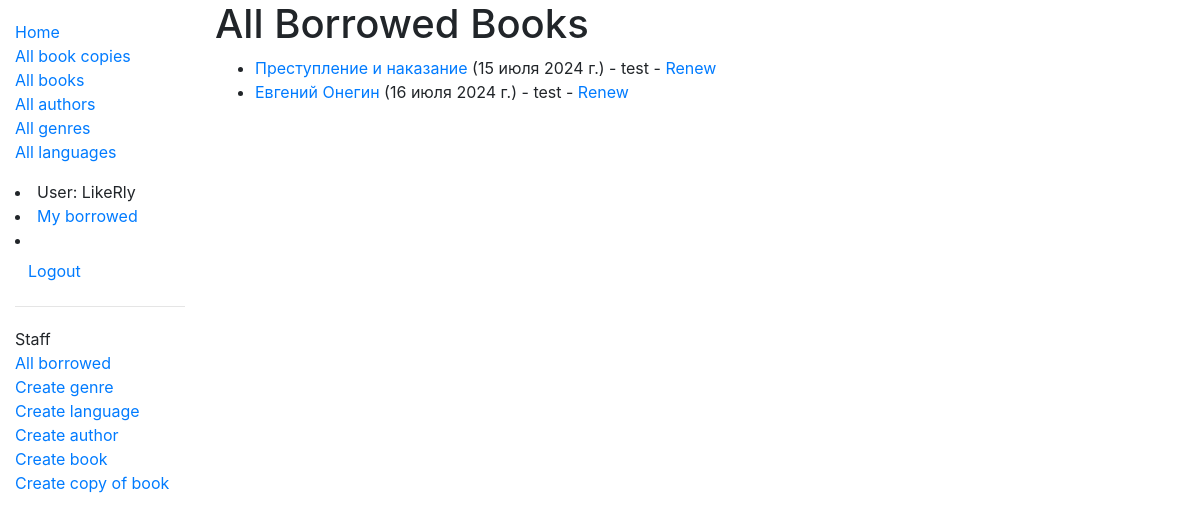
Page /catalog/borrowed/ (signed in) on the committed database.
### catalog/models.py (models this page shows, shortened)
class BookInstance(models.Model):
    id = models.UUIDField(primary_key=True, default=uuid.uuid4, help_text='Уникальный идентификатор этого экземпляра книги в библиотеке.')
    book = models.ForeignKey('Book', verbose_name='Книга', on_delete=models.RESTRICT, null=True)
    imprint = models.CharField('Штамп', max_length=200, help_text='Информация об экземпляре. Например, издательство, переводчик, год, номер экземпляра в библиотеке')
    due_back = models.DateField(verbose_name='Дата возврата', null=True, blank=True, help_text='Дата ожидаемого возврата книги.')
    borrower = models.ForeignKey(User, verbose_name='Читатель', on_delete=models.SET_NULL, null=True, blank=True, help_text='Читатель, арендующий книгу.')
    @property
    def is_overdue(self):
        return bool(self.due_back and date.today() > self.due_back)
    LOAN_STATUS = (
        ('m', 'На оформлении'),
        ('o', 'Выдана'),
        ('a', 'Доступна'),
        ('r', 'В резерве'),
    )
    status = models.CharField('Доступность', max_length=1, choices=LOAN_STATUS, blank=True, default='d', help_text='Статус доступности книги')
    class Meta:
        ordering = ['due_back']
        permissions = (("can_mark_returned", "Set book as returned"),)

class Book(models.Model):
    title = models.CharField('Наименование', max_length=200, help_text='')
    author = models.ForeignKey('Author', verbose_name='Автор', on_delete=models.RESTRICT, null=True, help_text='')
    summary = models.TextField('О книге', max_length=1000, help_text='')
    isbn = models.CharField('ISBN', max_length=13, unique=True, help_text='')
    genre = models.ManyToManyField('Genre', verbose_name='Жанр', help_text='')
    language = models.ForeignKey('Language', verbose_name='Язык', on_delete=models.SET_NULL, null=True, help_text='')
    class Meta:
        ordering = ['title', 'author']
        permissions = (("can_change_books_data", "Add, edit, delete books"),)
    def display_genre(self):
        return ', '.join([genre.name for genre in self.genre.all()[:3]])
    display_genre.short_description = 'Жанр произведения'

### catalog/views.py (the view)
# urls.py: path(r'borrowed/', views.LoanedBooksAllListView.as_view(), name='all-borrowed'),  # Added for challenge
class LoanedBooksAllListView(PermissionRequiredMixin, generic.ListView):
    model = BookInstance
    permission_required = 'catalog.can_mark_returned'
    template_name = 'catalog/bookinstance_list_borrowed_all.html'
    paginate_by = 10
    def get_queryset(self):
        return BookInstance.objects.filter(status__exact='o').order_by('due_back')

### catalog/templates/catalog/bookinstance_list_borrowed_all.html
{% extends "base_generic.html" %}
{% block content %}
    <h1>All Borrowed Books</h1>
    {% if bookinstance_list %}
    <ul>
      {% for bookinst in bookinstance_list %}
      <li class="{% if bookinst.is_overdue %}text-danger{% endif %}">
        <a href="{% url 'book-detail' bookinst.book.pk %}">{{bookinst.book.title}}</a> ({{ bookinst.due_back }}) {% if user.is_staff %}- {{ bookinst.borrower }}{% endif %} {% if perms.catalog.can_mark_returned %}- <a href="{% url 'renew-book-librarian' bookinst.id %}">Renew</a>  {% endif %}
      </li>
      {% endfor %}
    </ul>
    {% else %}
      <p>There are no books borrowed.</p>
    {% endif %}
{% endblock %}

### catalog/templates/base_generic.html (shortened to what this page needs)
<!DOCTYPE html>
<html lang="ru">
<head>
  <link rel="stylesheet" href="https://stackpath.bootstrapcdn.com/bootstrap/4.1.3/css/bootstrap.min.css">
  {% load static %}
  <link rel="stylesheet" href="{% static 'css/styles.css' %}">
</head>
<body>
<div class="container-fluid">
<div class="row">
  <div class="col-sm-2">
  {% block sidebar %}
  <ul class="sidebar-nav">
   <li><a href="{% url 'index' %}">Home</a></li>
    <li><a href="{% url 'bookinstances' %}">All book copies</a></li>
    <li><a href="{% url 'books' %}">All books</a></li>
    <li><a href="{% url 'authors' %}">All authors</a></li>
    <li><a href="{% url 'genres' %}">All genres</a></li>
    <li><a href="{% url 'languages' %}">All languages</a></li>
  </ul
  <ul class="sidebar-nav">
   {% if user.is_authenticated %}
     <li>User: {{ user.get_username }}</li>
     <li><a href="{% url 'my-borrowed' %}">My borrowed</a></li>
     <li>
       <form id="logout-form" method="post" action="{% url 'logout' %}">
         <button type="submit" class="btn btn-link">Logout</button>
       </form>
    </li>
   {% else %}
     <li><a href="{% url 'login'%}?next={{request.path}}">Login</a></li>
   {% endif %}
   {% if user.is_staff %}
   <hr>
   <ul class="sidebar-nav">
   <li>Staff</li>
   <li><a href="{% url 'all-borrowed' %}">All borrowed</a></li>
   {% if perms.catalog.add_genre %}
     <li><a href="{% url 'genre-create' %}">Create genre</a></li>
   {% endif %}
   {% if perms.catalog.add_language %}
     <li><a href="{% url 'language-create' %}">Create language</a></li>
   {% endif %}
   {% if perms.catalog.add_author %}
     <li><a href="{% url 'author-create' %}">Create author</a></li>
   {% endif %}
   {% if perms.catalog.add_book %}
     <li><a href="{% url 'book-create' %}">Create book</a></li>
   {% endif %}
   {% if perms.catalog.add_bookinstance %}
     <li><a href="{% url 'bookinstance-create' %}">Create copy of book</a></li>
   {% endif %}
   </ul>
   {% endif %}
{% endblock %}
  </div>
  <div class="col-sm-10 ">
  {% block content %}{% endblock %}
  </div>
</div>
</div>
</body>
</html>

### catalog/static/css/styles.css (style rules this page uses)
.sidebar-nav { margin-top: 20px; padding: 0; list-style: none; }

### rows in the picture
BookInstance: book "Преступление и наказание", due_back "15 июля 2024 г.", borrower "test"
BookInstance: book "Евгений Онегин", due_back "16 июля 2024 г.", borrower "test"

### other values in the picture
{{ user.get_username }} "LikeRly"
